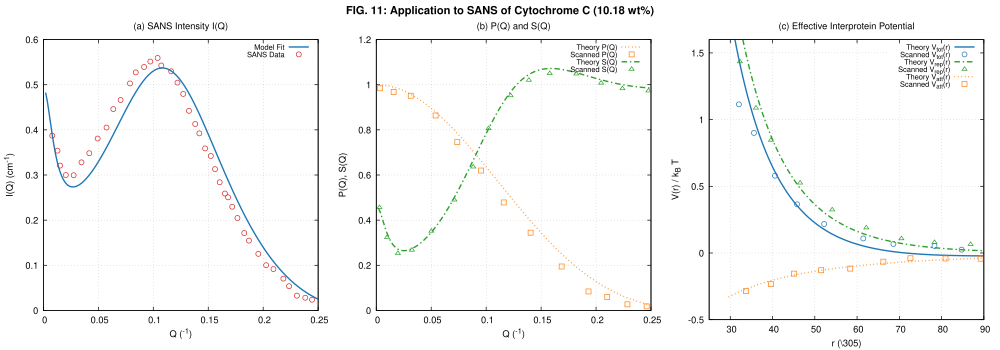

Source code (gnuplot):
# Gnuplot script for Figure 11 of Liu et al. (2005)
set terminal pdfcairo enhanced color font "Helvetica,10" size 10.0in,3.5in
set output "fig11.pdf"

set multiplot layout 1,3 title "{/:Bold FIG. 11: Application to SANS of Cytochrome C (10.18 wt%)}" font "Helvetica,12"

# Panel (a) SANS Intensity
set title "(a) SANS Intensity I(Q)" font "Helvetica,10"
set xlabel "Q (\\305^{-1})" font "Helvetica,10"
set ylabel "I(Q) (cm^{-1})" font "Helvetica,10"
set xrange [0:0.25]
set yrange [0:0.6]
set grid
set key top right font "Helvetica,8"

plot "Fig11/theory_Fig11a_Iq.dat" u 1:2 w l lc rgb "#1f77b4" lw 2 t "Model Fit", \
     "Fig11/Fig11a_open-circles.dat" u 1:2 w p pt 6 ps 0.6 lc rgb "#d62728" t "SANS Data"

# Panel (b) Form Factor & Structure Factor
set title "(b) P(Q) and S(Q)" font "Helvetica,10"
set xlabel "Q (\\305^{-1})" font "Helvetica,10"
set ylabel "P(Q), S(Q)" font "Helvetica,10"
set xrange [0:0.25]
set yrange [0:1.2]
set grid
set key top right font "Helvetica,8"

plot "Fig11/theory_Fig11b_Pq.dat" u 1:2 w l dt 3 lc rgb "#ff7f0e" lw 2 t "Theory P(Q)", \
     "Fig11/Fig11b_dotted.dat" u 1:2 w p pt 4 ps 0.6 lc rgb "#ff7f0e" t "Scanned P(Q)", \
     "Fig11/theory_Fig11b_Sq.dat" u 1:2 w l dt 4 lc rgb "#2ca02c" lw 2 t "Theory S(Q)", \
     "Fig11/Fig11b_dashed-dotted.dat" u 1:2 w p pt 8 ps 0.6 lc rgb "#2ca02c" t "Scanned S(Q)"

# Panel (c) Interprotein Potential
set title "(c) Effective Interprotein Potential" font "Helvetica,10"
set xlabel "r (\\305)" font "Helvetica,10"
set ylabel "V(r) / k_B T" font "Helvetica,10"
set xrange [25:90]
set yrange [-0.5:1.6]
set grid
set key top right font "Helvetica,8"

plot "Fig11/theory_Fig11c_vtot.dat" u 1:2 w l lc rgb "#1f77b4" lw 2 t "Theory V_{tot}(r)", \
     "Fig11/Fig11c_solid.dat" u 1:2 w p pt 6 ps 0.6 lc rgb "#1f77b4" t "Scanned V_{tot}(r)", \
     "Fig11/theory_Fig11c_vrep.dat" u 1:2 w l dt 4 lc rgb "#2ca02c" lw 2 t "Theory V_{rep}(r)", \
     "Fig11/Fig11c_dached-dotted.dat" u 1:2 w p pt 8 ps 0.6 lc rgb "#2ca02c" t "Scanned V_{rep}(r)", \
     "Fig11/theory_Fig11c_vatt.dat" u 1:2 w l dt 3 lc rgb "#ff7f0e" lw 2 t "Theory V_{att}(r)", \
     "Fig11/Fig11c_dotted.dat" u 1:2 w p pt 4 ps 0.6 lc rgb "#ff7f0e" t "Scanned V_{att}(r)"

unset multiplot
